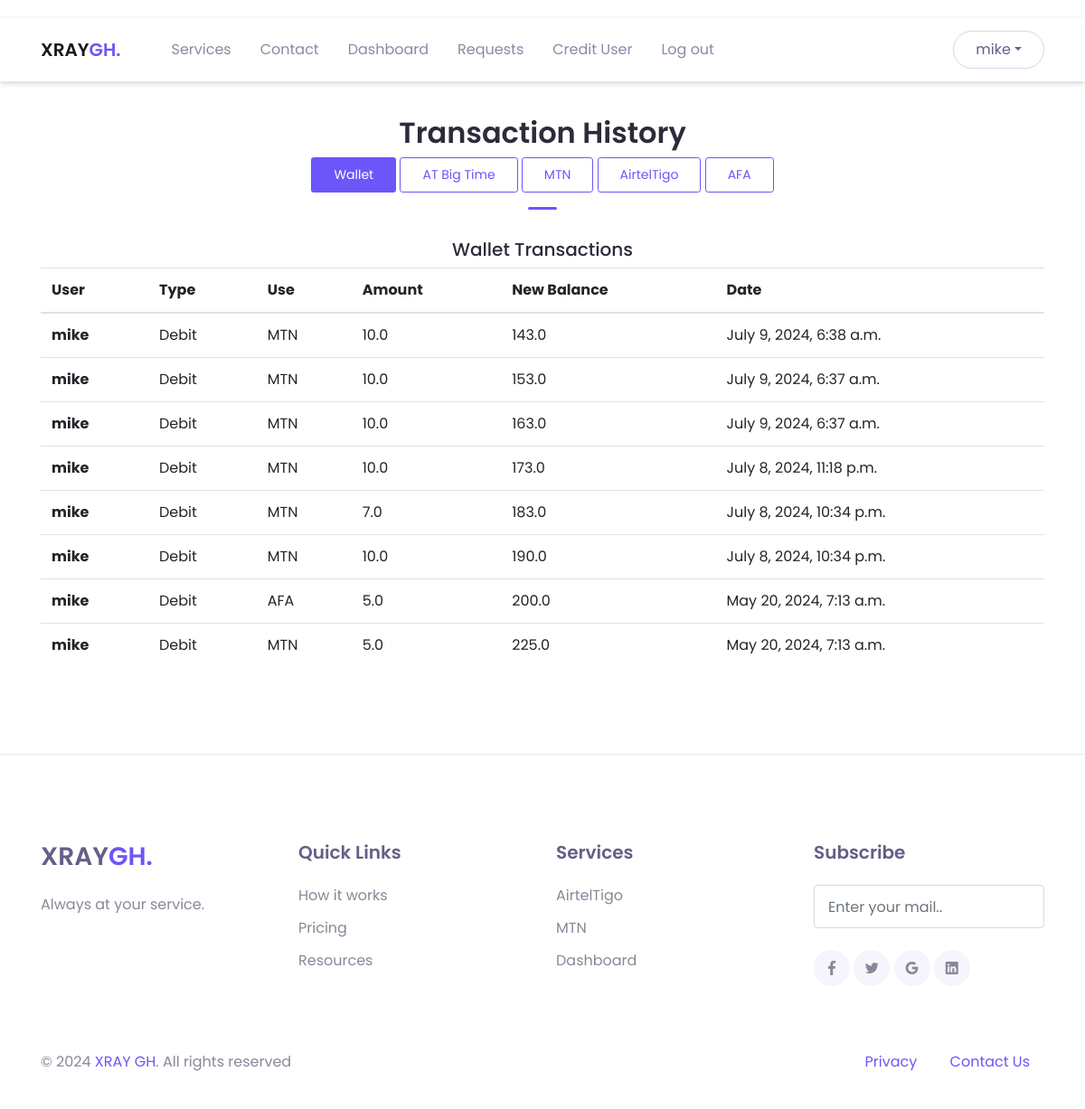
Before: /history/wallet (signed in) with the older database file.
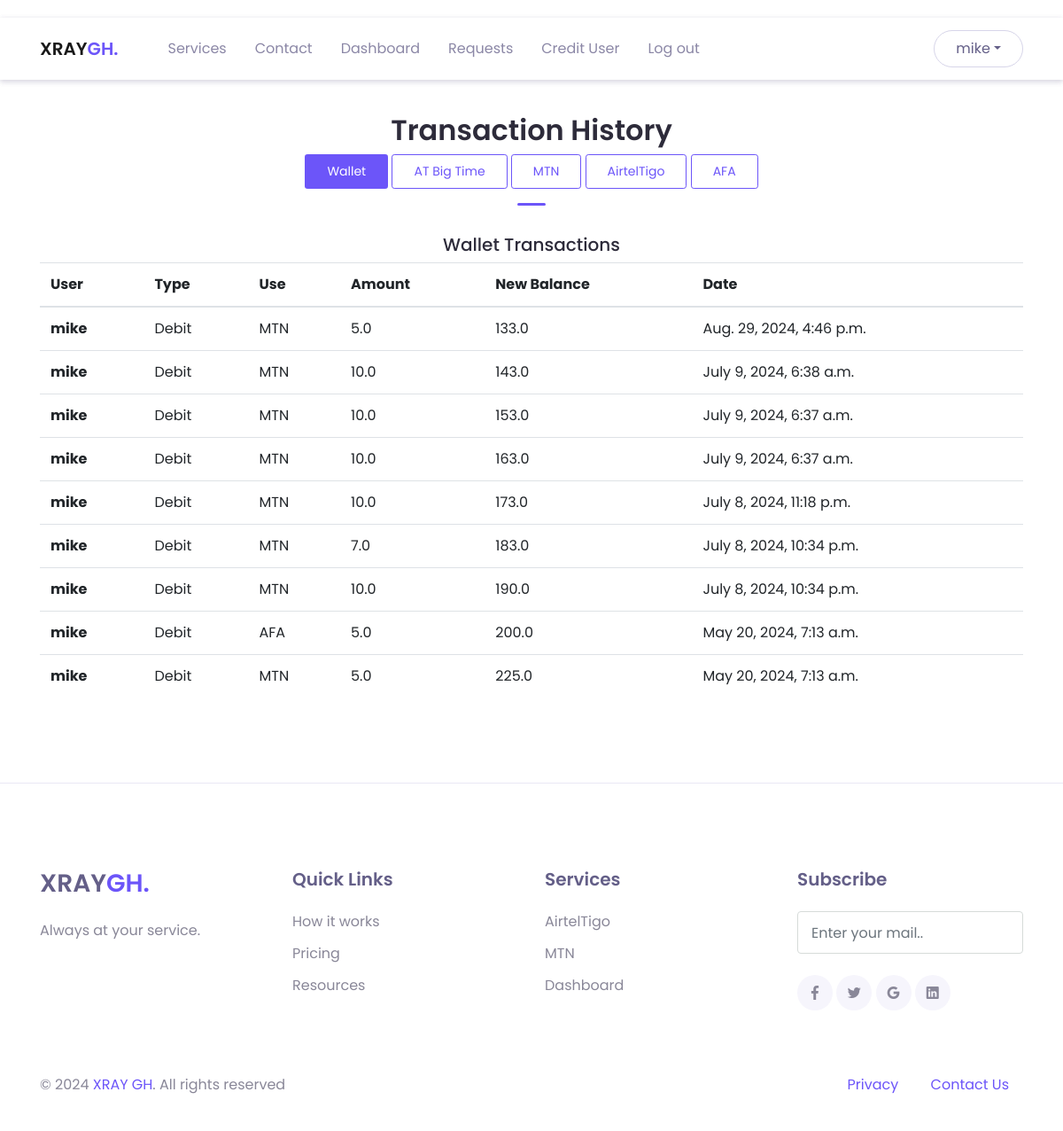
After: the same page with the newer database file.
### intel_app/models.py (models this page shows)
class WalletTransaction(models.Model):
    user = models.ForeignKey(CustomUser, on_delete=models.CASCADE)
    choices = (
        ("Debit", "Debit"),
        ("Credit", "Credit"),
    )
    transaction_type = models.CharField(max_length=250, null=True, blank=True, choices=choices)
    transaction_date = models.DateTimeField(auto_now_add=True)
    transaction_use = models.CharField(max_length=250, null=True, blank=True)
    transaction_amount = models.FloatField(null=False)
    new_balance = models.FloatField(null=True)

class CustomUser(AbstractUser):
    first_name = models.CharField(max_length=100, null=False, blank=False)
    last_name = models.CharField(max_length=100, null=False, blank=False)
    username = models.CharField(max_length=100, null=False, blank=False, unique=True)
    email = models.EmailField(max_length=250, null=False, blank=False)
    phone = models.PositiveIntegerField(null=True, blank=True)
    wallet = models.FloatField(null=True, blank=True, default=0.0)
    choices = (
        ("User", "User"),
        ("Agent", "Agent"),
        ("Super Agent", "Super Agent")
    )
    status = models.CharField(max_length=250, null=False, blank=False, choices=choices, default="User")
    password1 = models.CharField(max_length=100, null=False, blank=False)
    password2 = models.CharField(max_length=100, null=False, blank=False)
    def __str__(self):
        return self.username

### intel_app/views.py (the view)
# urls.py: path('history/wallet', views.wallet_history, name='wallet_history'),
@login_required(login_url='login')
def wallet_history(request):
    user_wallet_transactions = models.WalletTransaction.objects.filter(user=request.user).order_by(
        'transaction_date').reverse()[:1000]
    header = "Wallet Transactions"
    net = "wallet"
    context = {'txns': user_wallet_transactions, "header": header, "net": net}
    return render(request, "layouts/wallet_history.html", context=context)

### intel_app/templates/layouts/wallet_history.html (shortened to what this page needs)
{% extends 'base.html' %}
  {% block content %}
  {% include 'inc/header.html' %}
  <header>
    {% include 'inc/header.html' %}
  </header>
  <main>
    <div class="page-section mt-5" id="services">
      <div class="container">
            <div class="text-center">
                <h2 class="title-section">Transaction History</h2>
                {% if net == "tigo" %}
                <div>
                    <a href="{% url 'history' %}" class="btn btn-sm btn-primary">AirtelTigo</a>
                    <a href ="{% url 'mtn-history' %}" class="btn btn-sm btn-outline-primary">MTN</a>
                    <a href ="{% url 'bt-history' %}" class="btn btn-sm btn-outline-primary">AT Big Time</a>
                     <a href ="{% url 'afa-history' %}" class="btn btn-sm btn-outline-primary">AFA</a>
                    <a href ="{% url 'wallet_history' %}" class="btn btn-sm btn-outline-primary">Wallet</a>
                </div>
                {% elif net == "wallet" %}
                <div>
                    <a href ="{% url 'wallet_history' %}" class="btn btn-sm btn-primary">Wallet</a>
                    <a href="{% url 'bt-history' %}" class="btn btn-sm btn-outline-primary">AT Big Time</a>
                    <a href ="{% url 'mtn-history' %}" class="btn btn-sm btn-outline-primary">MTN</a>
                    <a href="{% url 'history' %}" class="btn btn-sm btn-outline-primary">AirtelTigo</a>
                     <a href ="{% url 'afa-history' %}" class="btn btn-sm btn-outline-primary">AFA</a>
                </div>
                {% endif %}
                <div class="divider mx-auto"></div>
                <h5>{{header}}</h5>
            </div>
            <div class="table-responsive">
                <table id="myTable" class="table">
                    <thead>
                    <tr>
                        <th scope="col">User</th>
                        <th scope="col">Type</th>
                        <th scope="col">Use</th>
                        <th scope="col">Amount</th>
                        <th scope="col">New Balance</th>
                        <th scope="col">Date</th>
                    </tr>
                    </thead>
                    <tbody>
                    {% for txn in txns %}
                        <tr>
                            <th scope="row">{{txn.user}}</th>
                            <td>{{txn.transaction_type}}</td>
                            <td>{{txn.transaction_use}}</td>
                            <td>{{txn.transaction_amount}}</td>
                            <td>{{txn.new_balance}}</td>
                            <td>{{txn.transaction_date}}</td>
                        </tr>
                    {% endfor %}
                    </tbody>
                </table>
            </div>
      </div>
  </div>
  </main>
  {% include 'inc/footer.html' %}
{% endblock %}

Changed rows visible on the page:
added WalletTransaction: user "mike", transaction_type "Debit", transaction_use "MTN", transaction_amount "5.0", new_balance "133.0", transaction_date "Aug. 29, 2024, 4:46 p.m."
